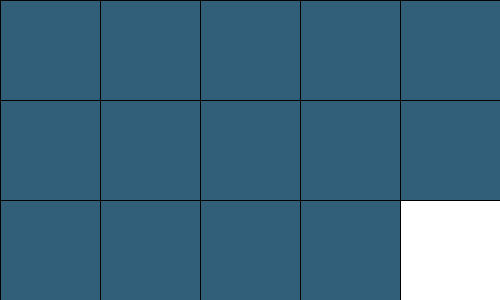
Frame 1 (no input)
Frame 60 (the mouse pressed at the canvas centre just before this capture): identical to frame 1, image omitted
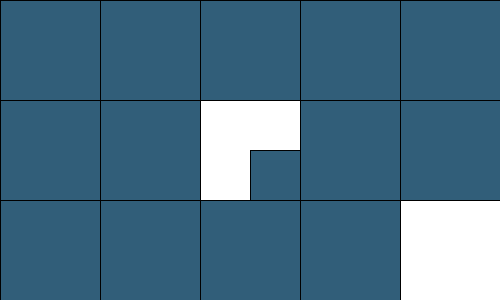
Frame 120 (the mouse held since frame 60 and released just before this capture)

The Processing sketch that drew these frames (run headless with seeded random() and noise(); from frame 60 on, the mouse is pressed at the canvas centre):

// Processing sketch: processing_97936
// ── processing_97936.pde

Picture [] pics = new Picture [5];
Picture2 [] pics2 = new Picture2 [5];
Picture3 [] pics3 = new Picture3 [4];

void setup(){
  size(500, 300);
  
  for(int i = 0; i < pics.length; i++){
    pics [i] = new Picture (i*100+0);
  }
  
  for(int i = 0; i < pics2.length; i++){
    pics2 [i] = new Picture2 (i*100+0);
  }
  for(int i = 0; i < pics3.length; i++){
    pics3 [i] = new Picture3 (i*100+0);
  }
  
}

void draw(){
  background(255);
  
    for(int i = 0; i < pics.length; i++){
      pics[i].display();
      pics[i].drag(mouseX, mouseY);

    }
  for(int i = 0; i < pics2.length; i++){
      pics2[i].display();
     pics2[i].drag(mouseX, mouseY);

    }
    for(int i = 0; i < pics3.length; i++){
      pics3[i].display();
      pics3[i].drag(mouseX, mouseY);

    }
}

void mousePressed(){
   for(int i = 0; i < pics3.length; i++){
      pics3[i].clickedOn();
      pics2[i].clickedOn();
      pics[i].clickedOn();


   
    }
}
void mouseReleased(){
      for(int i = 0; i < pics3.length; i++){
      pics3[i].stopDragging();
      pics2[i].stopDragging();
      pics[i].stopDragging();


   
    }
}

//ROW 1

class Picture{
  int x;
  int y;
  int w;
  int h;
  boolean on = false;
  int offsetX, offsetY;
  boolean dragging = false;

  
  Picture(int _xpos){
    x = _xpos;
    y = 0;
    w = 100;
    h = 100;
   fill(int (random(0, 255)), int (random(0, 255)), int (random(0, 255)));
   offsetX = 0;
    offsetY = 0;

  }
  
  void display(){
    rect(x, y, w, h);
  }
  
  void clickedOn(){
    if (mouseX > x && mouseX < x + w && mouseY > y && mouseY < y + h){
     on =!on;
     dragging = true;
       // rect(mouseX, mouseY, w, h);
    }
  }
  
  // Stop dragging
  void stopDragging() {
    dragging = false;
  }
  
  // Drag the rectangle
  void drag(int mx, int my) {
    if (dragging) {
      x = mx + offsetX;
      y = my + offsetY;
    }
  }

}
    
//ROW 2

class Picture2{
  int x;
  int y;
  int w;
  int h;
  boolean on = false;
  int offsetX, offsetY;
  boolean dragging = false;
  
  Picture2(int _xpos){
    x = _xpos;
    y = 100;
    w = 100;
    h = 100;
   fill(int (random(0, 255)), int (random(0, 255)), int (random(0, 255)));
   offsetX = 0;
    offsetY = 0;

  }
  
  void display(){
    rect(x, y, w, h);
  }
  
  void clickedOn(){
    if (mouseX > x && mouseX < x + w && mouseY > y && mouseY < y + h){
     on =!on;
     dragging = true;
       // rect(mouseX, mouseY, w, h);
    }
  }
  
  // Stop dragging
  void stopDragging() {
    dragging = false;
  }
  
  // Drag the rectangle
  void drag(int mx, int my) {
    if (dragging) {
      x = mx + offsetX;
      y = my + offsetY;
    }
  }

}    
    
//ROW 3

 class Picture3{
  int x;
  int y;
  int w;
  int h;
  boolean on = false;
  int offsetX, offsetY;
  boolean dragging = false;

  Picture3(int _xpos){
    x = _xpos;
    y = 200;
    w = 100;
    h = 100;
   fill(int (random(0, 255)), int (random(0, 255)), int (random(0, 255)));
    offsetX = 0;
    offsetY = 0;

  }
  
  void display(){
    rect(x, y, w, h);
  }
  
  void clickedOn(){
    if (mouseX > x && mouseX < x + w && mouseY > y && mouseY < y + h){
     on =!on;
     dragging = true;
       // rect(mouseX, mouseY, w, h);
    }
  }
  
  // Stop dragging
  void stopDragging() {
    dragging = false;
  }
  
  // Drag the rectangle
  void drag(int mx, int my) {
    if (dragging) {
      x = mx + offsetX;
      y = my + offsetY;
    }
  }


}       
    
    
    
    
